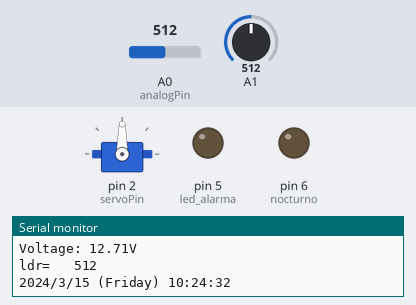
This sketch was run on a simulated Arduino Leonardo, built with avr-gcc and run on an emulated ATmega32U4. Parts: servo, output pins drawn as LEDs (lit = HIGH), the last lines printed to the serial monitor. The test bench sets the inputs (shaded band); at power-on: A0 (analogPin) = 512, A1 = 512. The local clock reads 2024-03-15 10:24:30 at power-on unless the sketch sets it.

Above: at 2.3 s.
2.4 s: A0 (analogPin) set to 6
4.7 s: A0 (analogPin) set to 3
At 5.4 s:
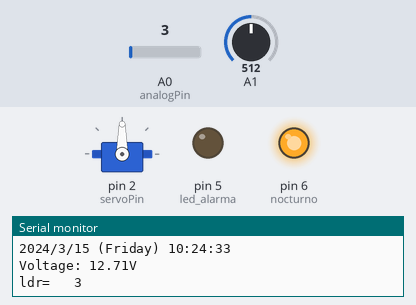
6.8 s: A0 (analogPin) set to 122
At 8.7 s:
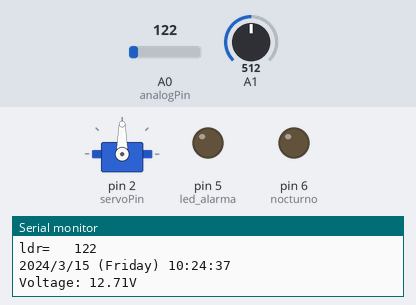
9.0 s: A0 (analogPin) set to 0
At 10.0 s:
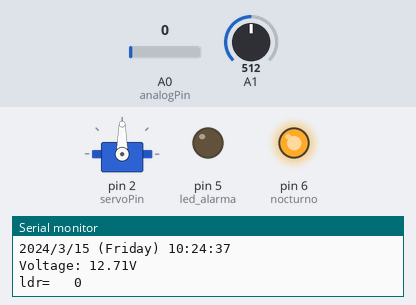
Timing chart, 0 to 12.0 s (numbered marks = the images above; inputs shaded):
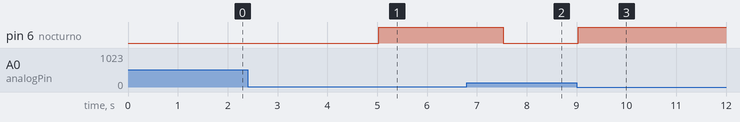

The sketch:

servo_ldr_web.ino
```cpp
#include <Servo.h> // include the servo library
#include "RTClib.h"
#define led_alarma 5


RTC_DS1307 rtc;
Servo servoMotor;


char daysOfTheWeek[7][12] = {"Sunday", "Monday", "Tuesday", "Wednesday", "Thursday", "Friday", "Saturday"};
int analogPin = A0; // Pin donde conectaremos la LDR
int analogValue = 0; // Variable que almacena el valor de la LDR
int servoPin = 2; // Pin de control del Servo
int value;
int offset =20;// set the correction offset value
int i;
int nocturno=6; // luz nocturna
void alarma ();
void voltaje();
void ldr();
int volt;
void Write_SDcard();
void setup()

{

  pinMode(led_alarma, OUTPUT);

  pinMode(nocturno, OUTPUT);
  servoMotor.attach(servoPin);
  while (!Serial); // for Leonardo/Micro/Zero

  Serial.begin(115200);
  if (! rtc.begin()) {
    Serial.println("Couldn't find RTC");
    while (1);
  if (! rtc.isrunning()) {
  Serial.println("RTC is NOT running!");
  // following line sets the RTC to the date & time this sketch was compiled
  rtc.adjust(DateTime(F(__DATE__), F(__TIME__)));
  // This line sets the RTC with an explicit date & time, for example to set
  // January 21, 2014 at 3am you would call:
   //rtc.adjust(DateTime(2019, 8, 10, 21, 48, 0));
  }
 }

}


void loop()
{
  voltaje();
  ldr();
  alarma();

}

void alarma () {
  DateTime now = rtc.now();

  while (now.hour() == 7 && now.minute() == 38)
  {
    digitalWrite(led_alarma, HIGH);
    if(i<2)
     {
       servoMotor.write(0); // bajada de barrera
       delay(1000);
       servoMotor.write(90);
       delay(1000);
       servoMotor.write(180);
       delay(1000);
       i++;
     }
    else
     {
     break;
     }
   }
   digitalWrite(led_alarma, LOW);
  /* imprimir fecha */
  Serial.print(now.year(), DEC);
  Serial.print('/');
  Serial.print(now.month(), DEC);
  Serial.print('/');
  Serial.print(now.day(), DEC);
  Serial.print(" (");
  Serial.print(daysOfTheWeek[now.dayOfTheWeek()]);
  Serial.print(") ");
  Serial.print(now.hour(), DEC);
  Serial.print(':');
  Serial.print(now.minute(), DEC);
  Serial.print(':');
  Serial.print(now.second(), DEC);
  Serial.println();
  delay(1000);
}

void voltaje()
{
   volt = analogRead(A1);// read the input
   double voltage = map(volt,0,1023, 0, 2500) + offset;// map 0-1023 to 0-2500 and add correction offset
   voltage /=100;// divide by 100 to get the decimal values
   Serial.print("Voltage: ");
   Serial.print(voltage);//print the voltge
   Serial.println("V");
   delay(500);
  }
void ldr()
{
  analogValue = analogRead(analogPin); // lectura del valor de la LDR

  Serial.print("ldr=   ");
  Serial.println(analogValue);

  if (analogValue<5)
  {
    digitalWrite(nocturno, HIGH);
    delay(1000);
    }
  else
   digitalWrite(nocturno, LOW);

}
```

Measured:
- the behaviour switches between 5 and 4 on A0 (analogPin) (found by bisection; images 0 and 1)
- after the input at 4.7 s, pin 6 (nocturno): LOW → HIGH after 0.33 s
- after the input at 6.8 s, pin 6 (nocturno): HIGH → LOW after 0.73 s
- after the input at 9.0 s, pin 6 (nocturno): LOW → HIGH at once
